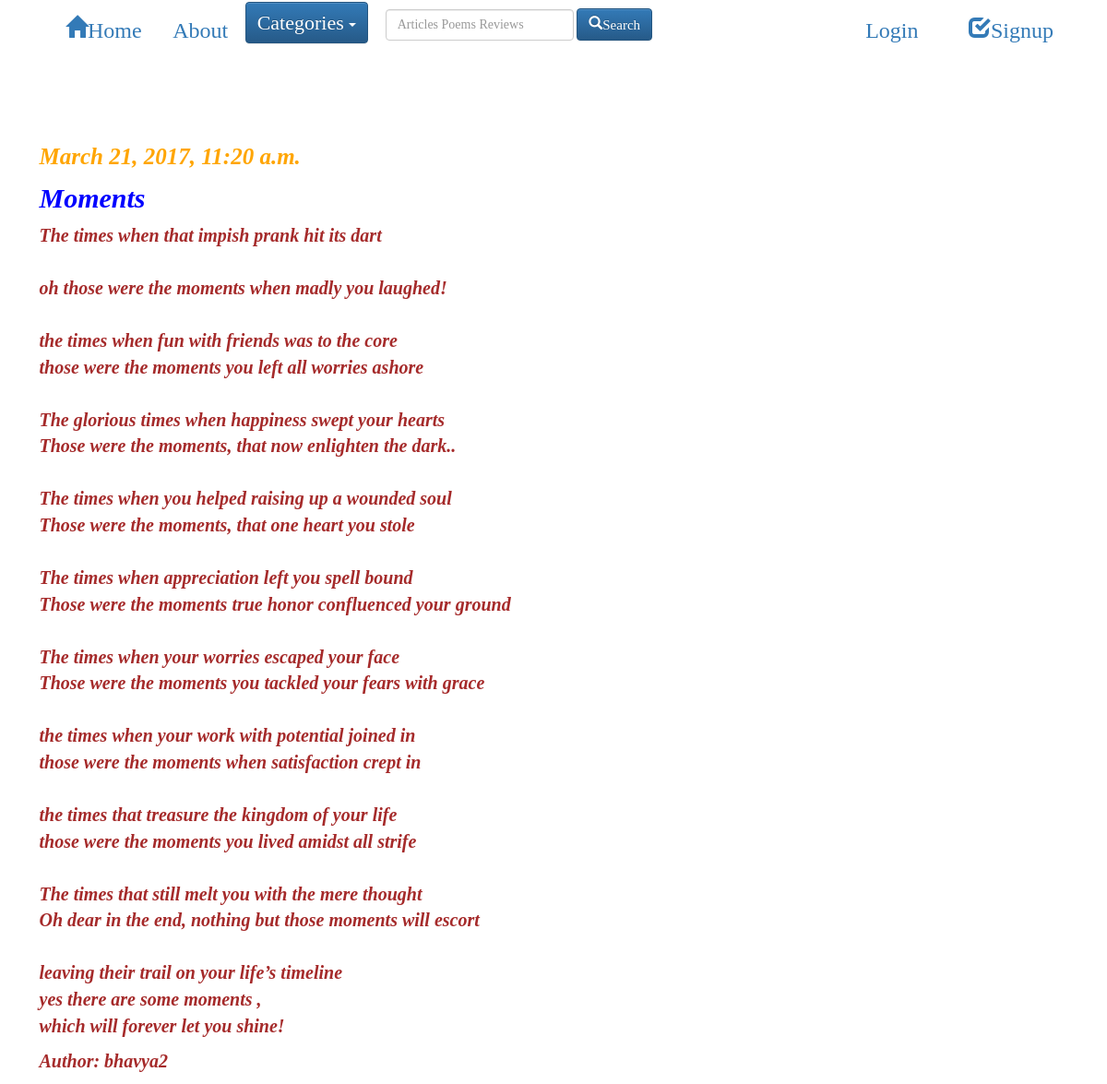
/post/5/, run on the app's committed database.
### blog/models.py (models this page shows, shortened)
class Post(models.Model):
    author = models.ForeignKey('auth.User')
    title = models.CharField(max_length=200)
    text = models.TextField()
    created_date = models.DateTimeField(
            default=timezone.now)
    published_date = models.DateTimeField(blank=True, null=True, default=None)
    category = models.ForeignKey('blog.Category', related_name='posts')

### blog/views.py (the view)
# urls.py: url(r'^post/(?P<pk>\d+)/$', views.post_detail, name='post_detail'),
def post_detail(request, pk):  #matches url of type post/2005
    post = get_object_or_404(Post, pk=pk)
    categories = Category.objects.all()
    return render(request, 'blog/post_detail.html', {'post': post})

### blog/templates/blog/post_detail.html (shortened to what this page needs)
{% extends 'blog/base.html' %}
{% block content %}
    <p class="postA">
        {% if post.published_date %}
            <div class="date">
             {{ post.published_date }} </p>
            </div>
        {% endif %}
        <h4>{{ post.title }}</h4>
        <p >{{ post.text|linebreaksbr }}</p>
             <p>Author: {{post.author}}</p>
    </div>
{% endblock %}

### blog/static/css/blog.css (style rules this page uses)
body { padding-left: 25px; }
.postA { margin-bottom: 70px; }
h4 { color: blue; font-weight: bold; font-family: 'Georgia'; font-style: italic; font-size: 30px; text-align: justify; }
p { color: brown; font-weight: bold; font-family: 'Comic sans Ms'; font-style: italic; font-size: 20px; text-align: justify; }
.date { color:orange; font-family:'Calibri'; font-weight:bold; font-style:italic; font-size:25px; }

### data on the page
Post: published_date "March 21, 2017, 11:20 a.m.", title "Moments", text "The times when that impish prank hit its dart oh those were the moments when madly you laughed! the times when fun with friends was to the core those were the moments you left all worries ashore The glorious times when happiness swept your hearts Those were the moments, that now enlighten the dark.. The times when you helped raising up a wounded soul Those were the moments, that one heart you stole The times when appreciation left you spell bound Those were the moments true honor confluenced your ground The times when your worries escaped your face Those were the moments you tackled your fears with grace the times when your work with potential joined in those were the moments when…", author "bhavya2"
